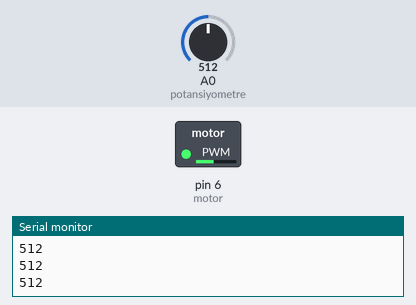
This sketch was run on a simulated Arduino Uno, built with avr-gcc and run on an emulated ATmega328P. On the bench: switched loads named in the sketch (green lamp = pin HIGH), the last lines printed to the serial monitor. The test bench sets the inputs (shaded band); at power-on: A0 (potansiyometre) = 512.

Above: at 1.3 s.
1.4 s: A0 (potansiyometre) set to 716
At 2.5 s:
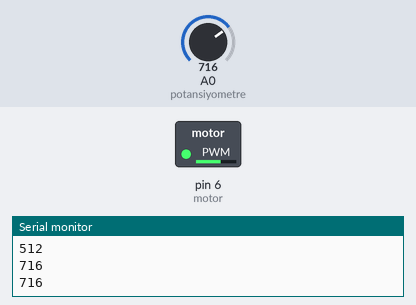
3.5 s: A0 (potansiyometre) set to 900
At 4.4 s:
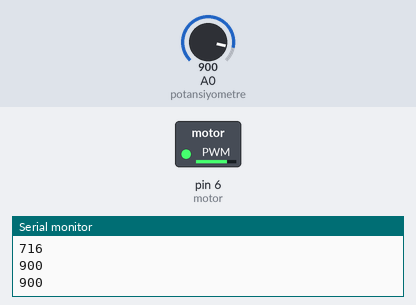
5.5 s: A0 (potansiyometre) set to 122
At 7.3 s:
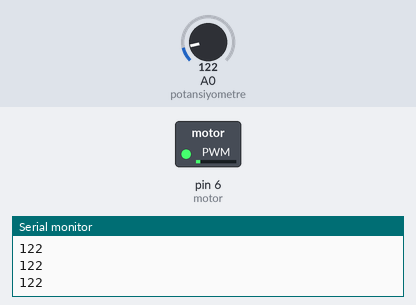
7.6 s: A0 (potansiyometre) set to 511
At 9.3 s:
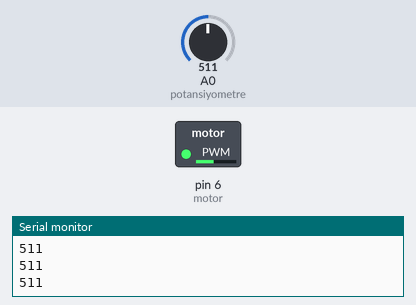
Timing chart, 0 to 10.6 s (numbered marks = the images above; inputs shaded):
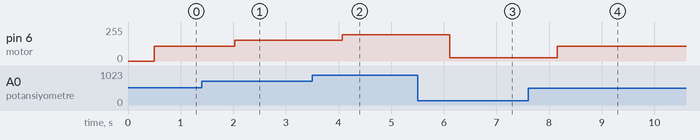

Measured:
- after the input at 1.4 s, pin 6 (motor): 112/255 → 157/255 after 0.63 s
- after the input at 3.5 s, pin 6 (motor): 157/255 → 197/255 after 0.57 s
- after the input at 5.5 s, pin 6 (motor): 197/255 → 26/255 after 0.61 s
- after the input at 7.6 s, pin 6 (motor): 26/255 → 112/255 after 0.56 s

The sketch:

sketch_apr30a.ino
```cpp
int potansiyometre= A0; // pot'un portu
int motor=6,deger; // okuyup süreceğimiz değer

void setup() {
  Serial.begin(9600);
  pinMode(motor,OUTPUT);
}

void loop() {
deger= analogRead(potansiyometre);//pot'tan değer analog değer okuması
Serial.println(deger);
delay(500);
deger= map(deger, 0, 1023, 0, 225);//okunan değerin belirli değere oranlanması
analogWrite(motor, deger);//oranlanan değerin 5.Porttan PWM çıkışı olarak verilmesi
delay(10);//işlemin tamamlanabilmesi için gerekli bekleme süresi
}
```
